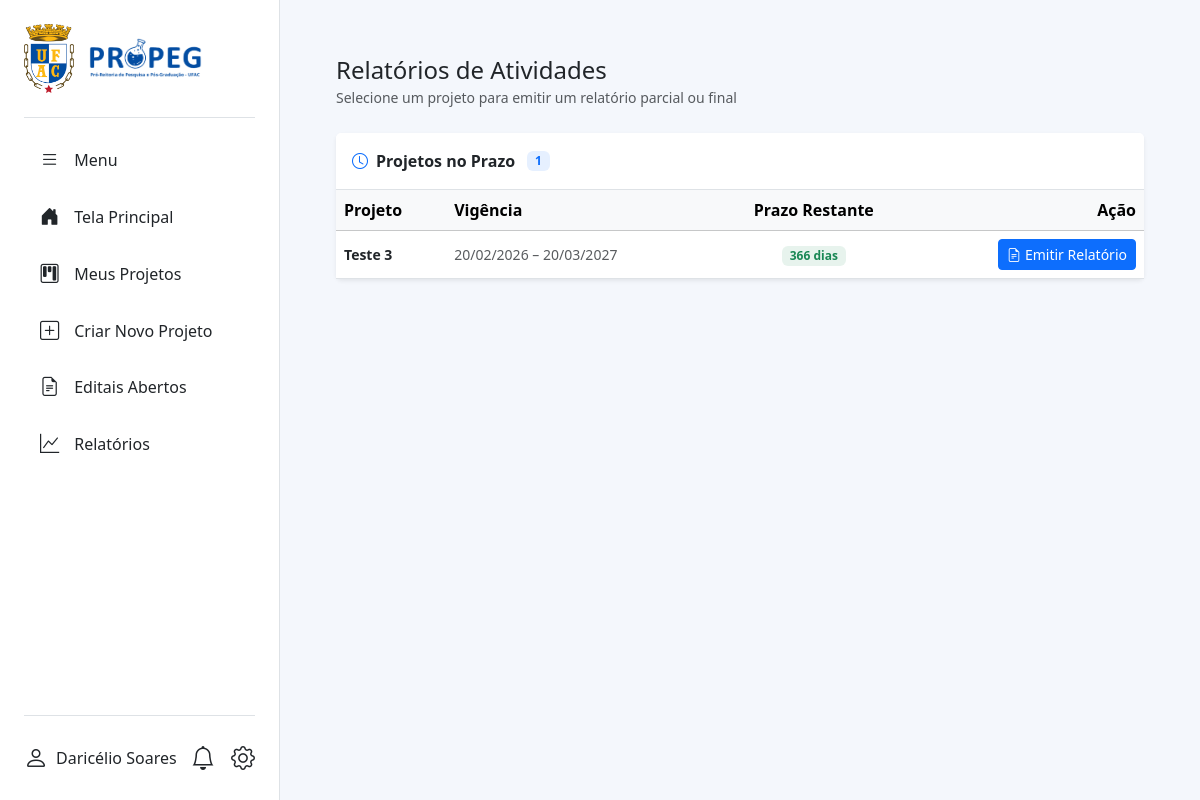
The page /projetos/projetos/relatorios/selecionar/ (signed in) on the database as committed earlier.
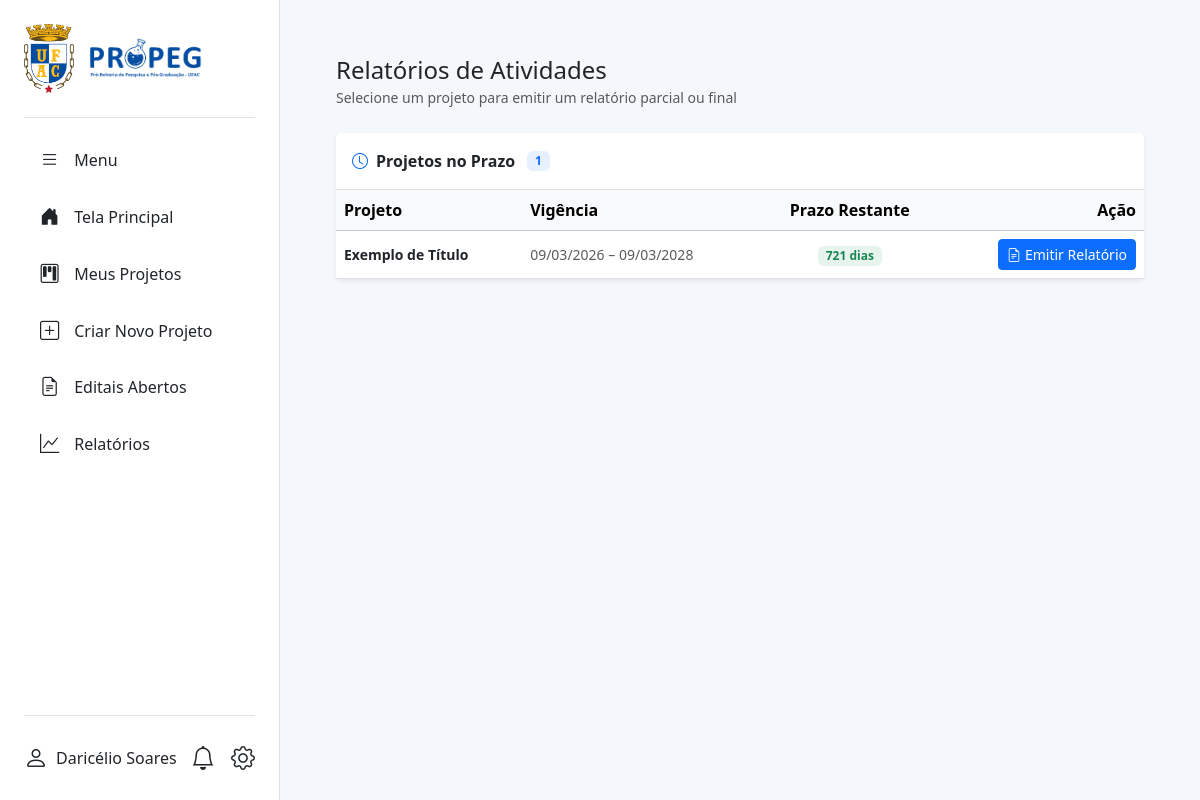
The same page on the database as committed later.
### projetos_institucionais/models.py (models this page shows, shortened)
class Projeto(models.Model):
    STATUS_CHOICES = [
        ('rascunho', 'Rascunho'),
        ('submetido', 'Submetido'),
        ('aguardando_conselho', 'Aguardando aprovação do conselho'),
        ('aprovado', 'Aprovado'),
        ('reprovado', 'Reprovado'),
        ('em_andamento', 'Em andamento'),
        ('aguardando_encerramento', 'Aguardando Encerramento'),
        ('encerrado', 'Encerrado'),
    ]
    titulo = models.CharField(max_length=255, blank=True, null=True)
    descricao = models.TextField(verbose_name="Descrição", blank=True, null=True)
    resumo = models.TextField(blank=True, null=True)
    introducao = models.TextField(verbose_name="Introdução", blank=True, null=True)
    objetivo_geral = models.TextField(blank=True, null=True, verbose_name="Objetivo Geral")
    objetivos_especificos = models.TextField(blank=True, null=True, verbose_name="Objetivos Específicos")
    objetivos = models.TextField(blank=True, null=True)  # mantido para compatibilidade
    metodologia = models.TextField(blank=True, null=True)
    resultados = models.TextField(blank=True, null=True)
    referencias = models.TextField(blank=True, null=True)
    data_inicio = models.DateField(verbose_name="Data de Início", blank=True, null=True)
    data_fim = models.DateField(verbose_name="Data de Fim", blank=True, null=True)
    status = models.CharField(max_length=30, choices=STATUS_CHOICES, default='rascunho')
    valor_fomento = models.DecimalField(max_digits=10, decimal_places=2, null=True, blank=True)
    etica_obrigatoria = models.BooleanField(default=False, verbose_name="Envolve Aspectos Éticos?", blank=True, null=True)
    eh_docente = models.BooleanField(default=False, verbose_name="É docente?", blank=True, null=True)
    eh_pesquisador = models.BooleanField(default=False, verbose_name="É pesquisador?", blank=True, null=True)
    eh_pesquisador_visitante = models.BooleanField(default=False, verbose_name="É pesquisador visitante?", blank=True, null=True)
    coordenador = models.ForeignKey(
        settings.AUTH_USER_MODEL,
        on_delete=models.PROTECT,
        related_name='projetos_coordenados'
    )
    curso = models.ForeignKey(
        CursoGraduacao,
        on_delete=models.SET_NULL,
        null=True,
        blank=True,
        verbose_name="Curso de Graduação"
    )
    centro_lotacao = models.ForeignKey(
        CentroLotacao,
        on_delete=models.PROTECT,
        verbose_name="Centro de Lotação",
        null=True,
        blank=True,
    )
    agencia_financiadora = models.ForeignKey(
        AgenciaFinanciadora,
        on_delete=models.SET_NULL,
        null=True,
        blank=True,
        verbose_name="Agência Financiadora"
    )
    tipo_etica = models.ForeignKey(
        TipoEtico,
        on_delete=models.SET_NULL,
        null=True,
        blank=True,
        verbose_name="Tipo Ético"
    )
    ods = models.ManyToManyField(ODS, blank=True)
    grupos_pesquisa = models.ManyToManyField(
        GrupoPesquisa,
        blank=True,
        verbose_name="Grupos de Pesquisa"
    )
    alunos = models.ManyToManyField(
        settings.AUTH_USER_MODEL,
        through='EquipeProjeto',
        related_name='projetos_participados',
        blank=True
    )
    participa_pos_graduacao = models.BooleanField(default=False, blank=True, null=True, verbose_name="Participa de Programa de Pós-Graduação?")
    programa_pos = models.ForeignKey(
        'ProgramaPos',
        on_delete=models.SET_NULL,
        null=True,
        blank=True,
        verbose_name="Programa de Pós-Graduação"
    )
    palavras_chave = models.CharField(max_length=255, blank=True, null=True, help_text="Separe por vírgulas. Ex.: Tecnologia, Educação, Web")
    parcerias = models.TextField(blank=True, null=True)
    imagem_capa = models.ImageField(
        upload_to='projetos_capas/',
        null=True,
        blank=True,
        verbose_name="Imagem de Capa",
    )
    edital = models.ForeignKey(
        Edital,
        on_delete=models.SET_NULL,
        null=True,
        blank=True,
        related_name='projetos',
        verbose_name="Edital Vinculado"
    )
    class Meta:
        ordering = ['-data_inicio']
        verbose_name = "Projeto"
        verbose_name_plural = "Projetos"

### projetos_institucionais/views.py (the view)
# urls.py: path('projetos/relatorios/selecionar/', views.listar_projetos_para_relatorio, name='relatorio_lista_projetos'),
@login_required
@coordenador_required
def listar_projetos_para_relatorio(request):
    hoje = date.today()
    projetos_sem_relatorio_final = Projeto.objects.filter(
        coordenador=request.user,
        status='em_andamento'
    ).exclude(relatorios__tipo='final')
    projetos_no_prazo = projetos_sem_relatorio_final.filter(data_fim__gte=hoje).order_by('data_fim')
    projetos_atrasados = projetos_sem_relatorio_final.filter(data_fim__lt=hoje).order_by('data_fim')
    for p in projetos_no_prazo: p.dias_restantes = (p.data_fim - hoje).days
    for p in projetos_atrasados: p.dias_atraso = abs((p.data_fim - hoje).days)
    contexto = {
        'projetos_no_prazo': projetos_no_prazo,
        'projetos_atrasados': projetos_atrasados,
    }
    return render(request, 'projetos_institucionais/relatorio_lista_projetos.html', contexto)

### projetos_institucionais/context_processors.py (called while the page is built)
def unread_notifications_context(request):
    if request.user.is_authenticated:
        unread_count = Notificacao.objects.filter(destinatario=request.user, lida=False).count()
        return {'unread_notifications_count': unread_count}
    return {}

### templates/projetos_institucionais/relatorio_lista_projetos.html (shortened to what this page needs)
{% extends 'base2.html' %}
{% load static %}
{% block content %}
<div class="container-fluid py-4 px-4">
  <div class="d-flex justify-content-between align-items-center mb-4 flex-wrap gap-3">
    <div>
      <h4 class="mb-0">Relatórios de Atividades</h4>
      <small class="text-muted">Selecione um projeto para emitir um relatório parcial ou final</small>
    </div>
  </div>
  {% if projetos_no_prazo %}
  <div class="card border-0 shadow-sm mb-4">
    <div class="card-header bg-white border-bottom py-3 d-flex align-items-center gap-2">
      <i class="bi bi-clock text-primary"></i>
      <strong>Projetos no Prazo</strong>
      <span class="badge bg-primary bg-opacity-10 text-primary ms-1">{{ projetos_no_prazo|length }}</span>
    </div>
    <div class="table-responsive">
      <table class="table table-hover align-middle mb-0">
        <thead class="table-light">
          <tr><th>Projeto</th><th>Vigência</th><th class="text-center">Prazo Restante</th><th class="text-end">Ação</th></tr>
        </thead>
        <tbody>
          {% for p in projetos_no_prazo %}
          <tr>
            <td>
              <a href="{% url 'projeto_detalhe' p.pk %}" class="fw-semibold text-decoration-none small text-dark">{{ p.titulo }}</a>
            </td>
            <td class="small text-muted">{{ p.data_inicio|date:"d/m/Y" }} – {{ p.data_fim|date:"d/m/Y" }}</td>
            <td class="text-center">
              {% if p.dias_restantes == 0 %}
                <span class="badge bg-warning text-dark">Termina hoje</span>
              {% elif p.dias_restantes <= 15 %}
                <span class="badge bg-warning text-dark">{{ p.dias_restantes }} dia{{ p.dias_restantes|pluralize }}</span>
              {% else %}
                <span class="badge bg-success bg-opacity-10 text-success">{{ p.dias_restantes }} dia{{ p.dias_restantes|pluralize }}</span>
              {% endif %}
            </td>
            <td class="text-end">
              <a href="{% url 'relatorio_criar' p.pk %}" class="btn btn-primary btn-sm">
                <i class="bi bi-file-earmark-text me-1"></i>Emitir Relatório
              </a>
            </td>
          </tr>
          {% endfor %}
        </tbody>
      </table>
    </div>
  </div>
  {% endif %}
</div>
{% endblock %}

Rows that differ between the two databases and show on the page:
no longer on this page (row edited): Projeto: titulo "Teste 3", data_inicio "20/02/2026", data_fim "20/03/2027", dias_restantes "366"
added Projeto: titulo "Exemplo de Título", data_inicio "09/03/2026", data_fim "09/03/2028", dias_restantes "721"
